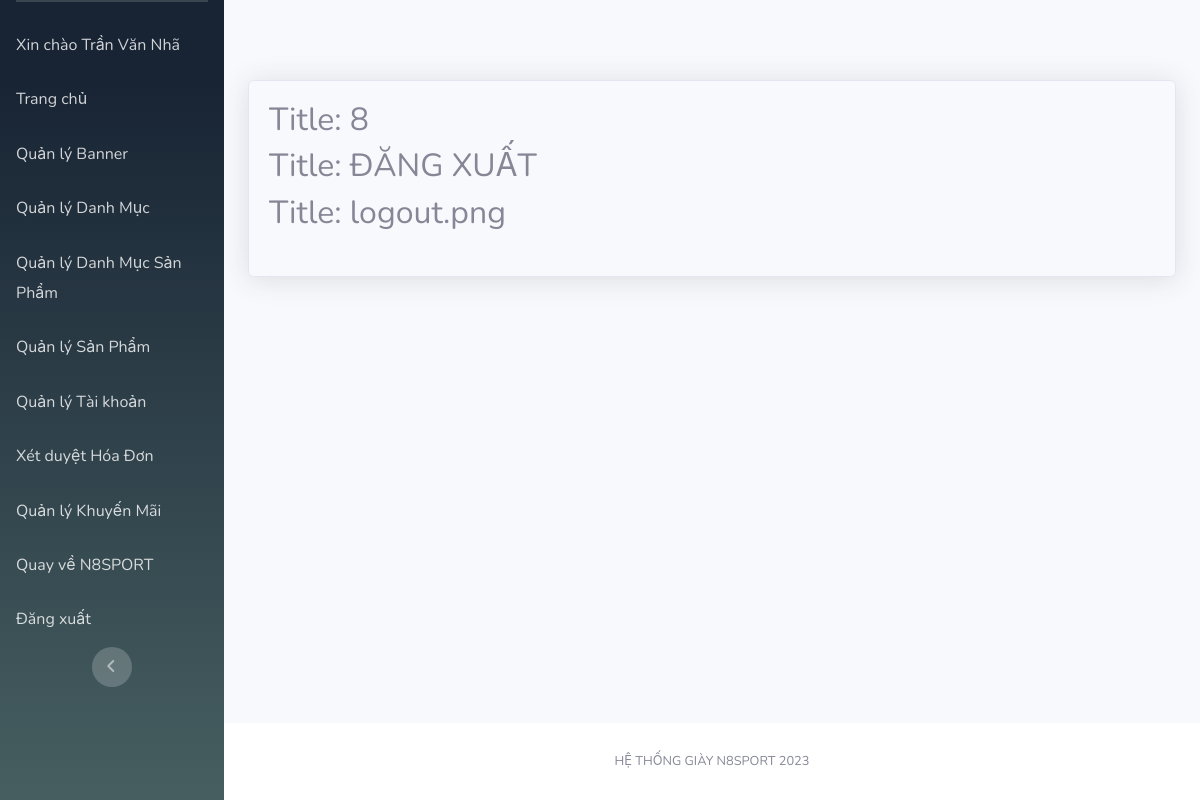
Screenshot of /Admin/index.php?mod=danhmuc&act=detail&id=8 (signed in) with the database file from the repository.
### tables this page shows
CREATE TABLE `danhmuc` (
  `MaDM` int(11) NOT NULL,
  `TenDM` varchar(255) DEFAULT NULL,
  `AnhLogo` varchar(255) NOT NULL
);

### Admin/controllers/DanhmucController.php (called while the page is built, shortened)
	<?php
class DanhmucController
{
	var $danhmuc_model;
	function __construct()
	{
		$this->danhmuc_model = new Danhmuc();
	}
	public function detail()
	{
		$id = isset($_GET['id']) ? $_GET['id'] : 5;
		$data = $this->danhmuc_model->find($id);
		require_once("Views/Admin/index.php");
	}
}

### Admin/Models/connection.php (called while the page is built, shortened)
<?php
    class Connection{
        function __construct()
        {
            $severname ="localhost";
            $username ="root";
            $password ="";
            $db_name ="n8sport";
            $this->conn = new mysqli($severname,$username,$password,$db_name);
        }
    }
?>

### Admin/Models/model.php (called while the page is built, shortened)
<?php
require_once("connection.php");
class Model
{
    var $conn;
    var $table;
    var $contens;
    function __construct()
    {
        $conn_obj = new Connection();
        $this->conn = $conn_obj->conn;
    }
    function find($id)
    {
        $query = "select * from $this->table where $this->contens =$id";
        return $this->conn->query($query)->fetch_assoc();
    }
}

### Admin/Views/danhmuc/detail.php (the view)
<table class="table table-bordered" id="dataTable" width="100%" cellspacing="0">
    <h2>Title: <?= $data['MaDM'] ?></h2>
    <h2>Title: <?= $data['TenDM'] ?></h2>
    <h2>Title: <?= $data['AnhLogo'] ?></h2>
</table>

### rows the page displays
danhmuc: MaDM "8", TenDM "ĐĂNG XUẤT", AnhLogo "logout.png"

### other values shown
$_SESSION['login']['Ho'] "Trần Văn"
$_SESSION['login']['Ten'] "Nhã"
